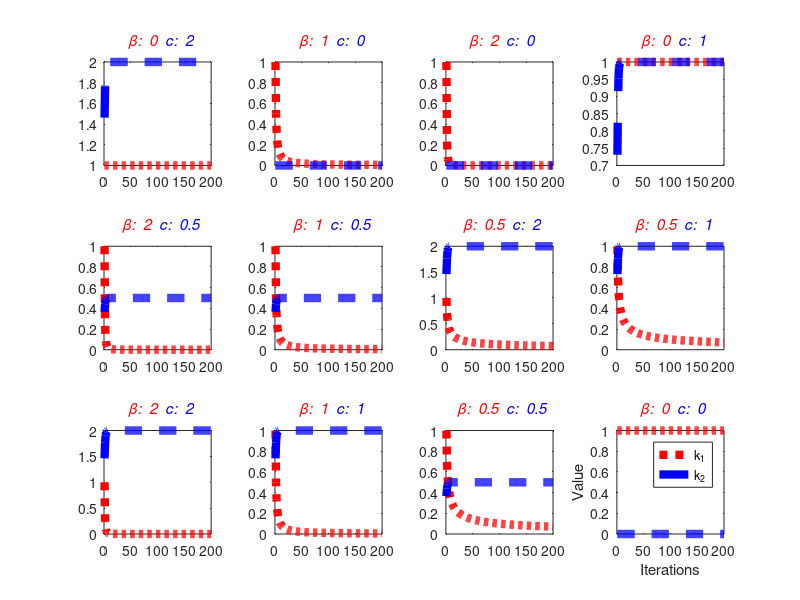

Write MATLAB code to recreate this figure.
clear all
close all
clc

const   = 200;
F       = 1;
% Beta    = 1;
% c       = 0.5;
Beta    = [0 1 2 0 2 1 0.5 0.5 2 1 0.5 0];
c       = [2 0 0 1 0.5 0.5 2 1 2 1 0.5 0];
m_Ratio = 0;

T       = m_Ratio.*const;

for i = 1:12
    
    for t = 1:const
    P_MEAN = F.*(const./t);
    k1(t)  = (1./t)^(Beta(i));              
    k2(t)  = c(i) ./ (1 + exp( - (t-T)));
    end
    
subplot(3,4,i);
plot(1:const,k1,'r:','LineWidth',6);
hold on
plot(1:const,k2,'b--','LineWidth',6);
title(['\color{red} \it \beta:  ',num2str(Beta(i)),'\color{blue} \it c:  ',num2str(c(i))]);
hold off
end
legend('k_1','k_2');
xlabel('Iterations');
ylabel('Value');
% plot(1:const,k1,'k');
% hold on
% plot(1:const,k2,'b');
% hold off
    